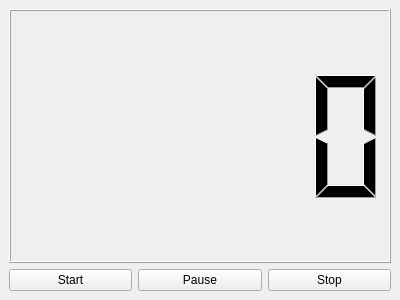
<?xml version="1.0" encoding="UTF-8"?>
<ui version="4.0">
 <class>MainForm</class>
 <widget class="QMainWindow" name="MainForm">
  <property name="geometry">
   <rect>
    <x>0</x>
    <y>0</y>
    <width>400</width>
    <height>300</height>
   </rect>
  </property>
  <property name="windowTitle">
   <string>Tomato</string>
  </property>
  <property name="documentMode">
   <bool>false</bool>
  </property>
  <widget class="QWidget" name="centralwidget">
   <layout class="QVBoxLayout" name="verticalLayout">
    <item>
     <widget class="QLCDNumber" name="timerDisplay">
      <property name="layoutDirection">
       <enum>Qt::LeftToRight</enum>
      </property>
     </widget>
    </item>
    <item>
     <layout class="QHBoxLayout" name="horizontalLayout">
      <item>
       <widget class="QPushButton" name="startButton">
        <property name="text">
         <string>Start</string>
        </property>
       </widget>
      </item>
      <item>
       <widget class="QPushButton" name="pauseButton">
        <property name="text">
         <string>Pause</string>
        </property>
       </widget>
      </item>
      <item>
       <widget class="QPushButton" name="stopButton">
        <property name="text">
         <string>Stop</string>
        </property>
       </widget>
      </item>
     </layout>
    </item>
   </layout>
  </widget>
 </widget>
 <resources/>
 <connections/>
</ui>
